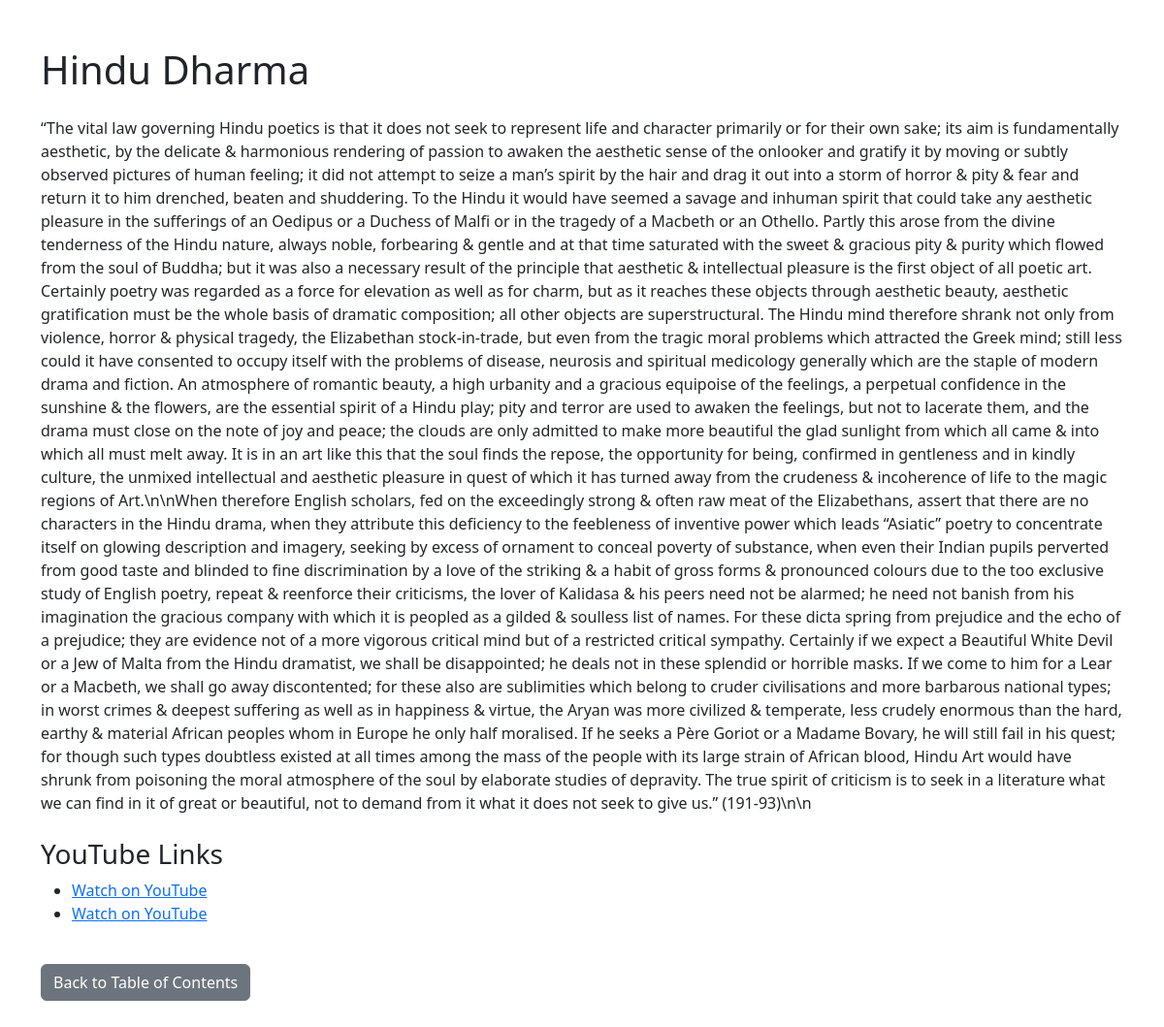
Page /subheading/5/ on the committed database.
### books/models.py (models this page shows, shortened)
class Subheading(models.Model):
    chapter = models.ForeignKey(Chapter, related_name="subheadings", on_delete=models.CASCADE)
    title = models.CharField(max_length=255)
    order = models.PositiveIntegerField()
    text = models.TextField(blank=True, null=True)

class YouTubeLink(models.Model):
    url = models.URLField()
    description = models.CharField(max_length=255, blank=True, null=True)
    chapter = models.ForeignKey(Chapter, related_name="youtube_links", on_delete=models.CASCADE, blank=True, null=True)
    subheading = models.ForeignKey(Subheading, related_name="youtube_links", on_delete=models.CASCADE, blank=True, null=True)
    subheading2 = models.ForeignKey(Subheading2, related_name="youtube_links", on_delete=models.CASCADE, blank=True, null=True)

### books/views.py (the view)
# urls.py: path('subheading/<int:pk>/', views.subheading_detail, name='subheading_detail'),
def subheading_detail(request, pk):
    subheading = get_object_or_404(Subheading, pk=pk)
    return render(request, 'books/subheading_detail.html', {'subheading': subheading})

### books/templates/books/subheading_detail.html (shortened to what this page needs)
<!DOCTYPE html>
<html lang="en">
<head>
    <link href="https://cdn.jsdelivr.net/npm/bootstrap@5.3.0-alpha1/dist/css/bootstrap.min.css" rel="stylesheet">
</head>
<body>
<div class="container my-5">
    <h1>{{ subheading.title }}</h1>
    {% if subheading.text %}
        <div class="mt-4">
            <p>{{ subheading.text }}</p>
        </div>
    {% endif %}
{% if subheading.youtube_links.exists %}
<h3 class="mt-4">YouTube Links</h3>
<ul>
    {% for link in subheading.youtube_links.all %}
        <li>
            <a href="{{ link.url }}" target="_blank">{{ link.description|default:"Watch on YouTube" }}</a>
        </li>
    {% endfor %}
</ul>
{% endif %}
    <a href="{% url 'table_of_contents' %}" class="btn btn-secondary mt-4">Back to Table of Contents</a>
</div>
</body>
</html>

### rows in the picture
Subheading: title "Hindu Dharma", text "“The vital law governing Hindu poetics is that it does not seek to represent life and character primarily or for their own sake; its aim is fundamentally aesthetic, by the delicate & harmonious rendering of passion to awaken the aesthetic sense of the onlooker and gratify it by moving or subtly observed pictures of human feeling; it did not attempt to seize a man’s spirit by the hair and drag it out into a storm of horror & pity & fear and return it to him drenched, beaten and shuddering. To the Hindu it would have seemed a savage and inhuman spirit that could take any aesthetic pleasure in the sufferings of an Oedipus or a Duchess of Malfi or in the tragedy of a Macbeth or an Othello.…"
YouTubeLink: description "Watch on YouTube"
YouTubeLink: description "Watch on YouTube"
